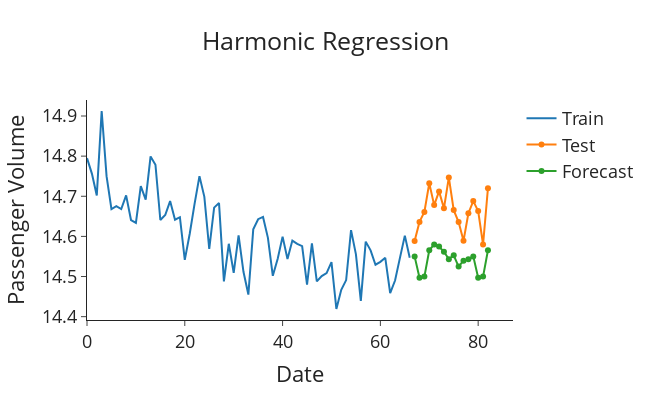

Source (notebook cell):
### Code cell
import plotly.graph_objects as go
import nbformat

def plot_forecasts(forecasts: list[float], title: str) -> None:
    """Function to plot the forecasts."""
    fig = go.Figure()
    fig.add_trace(go.Scatter(x=train.index, y=train['mp_concentration'], name='Train'))
    fig.add_trace(go.Scatter(x=test.index, y=test['mp_concentration'], name='Test'))
    fig.add_trace(go.Scatter(x=test.index, y=forecasts, name='Forecast'))
    fig.update_layout(template="simple_white", font=dict(size=18), title_text=title,
                      width=650, title_x=0.5, height=400, xaxis_title='Date',
                      yaxis_title='Passenger Volume')

    return fig.show()


# Plot the forecasts
plot_forecasts(forecasts, 'Harmonic Regression')

### Figure 1 — Plotly figure (JSON) as saved in the notebook; plotly's stock layout.template omitted (floating-point values rounded to 4 significant figures)
{"data": [{"name": "Train", "type": "scatter", "x": [0, 1, 2, 3, 4, 5, 6, 7, 8, 9, 10, 11, 12, 13, 14, 15, 16, 17, 18, 19, 20, 21, 22, 23, 24, 25, 26, 27, 28, 29, 30, 31, 32, 33, 34, 35, 36, 37, 38, 39, 40, 41, 42, 43, 44, 45, 46, 47, 48, 49, 50, 51, 52, 53, 54, 55, 56, 57, 58, 59, 60, 61, 62, 63, 64, 65, 66], "y": [14.79, 14.76, 14.7, 14.91, 14.75, 14.67, 14.68, 14.67, 14.7, 14.64, 14.63, 14.73, 14.69, 14.8, 14.78, 14.64, 14.65, 14.69, 14.64, 14.65, 14.54, 14.61, 14.68, 14.75, 14.7, 14.57, 14.67, 14.68, 14.49, 14.58, 14.51, 14.6, 14.51, 14.46, 14.62, 14.64, 14.65, 14.6, 14.5, 14.54, 14.6, 14.54, 14.59, 14.58, 14.58, 14.48, 14.58, 14.49, 14.5, 14.51, 14.54, 14.42, 14.47, 14.49, 14.62, 14.56, 14.44, 14.59, 14.57, 14.53, 14.54, 14.55, 14.46, 14.49, 14.55, 14.6, 14.55]}, {"name": "Test", "type": "scatter", "x": [67, 68, 69, 70, 71, 72, 73, 74, 75, 76, 77, 78, 79, 80, 81, 82], "y": [14.59, 14.64, 14.66, 14.73, 14.68, 14.71, 14.67, 14.75, 14.67, 14.64, 14.59, 14.66, 14.69, 14.66, 14.58, 14.72]}, {"name": "Forecast", "type": "scatter", "x": [67, 68, 69, 70, 71, 72, 73, 74, 75, 76, 77, 78, 79, 80, 81, 82], "y": [14.55, 14.5, 14.5, 14.57, 14.58, 14.57, 14.56, 14.54, 14.55, 14.52, 14.54, 14.54, 14.55, 14.5, 14.5, 14.57]}], "layout": {"font": {"size": 18}, "height": 400, "title": {"text": "Harmonic Regression", "x": 0.5}, "width": 650, "xaxis": {"title": {"text": "Date"}}, "yaxis": {"title": {"text": "Passenger Volume"}}}}
